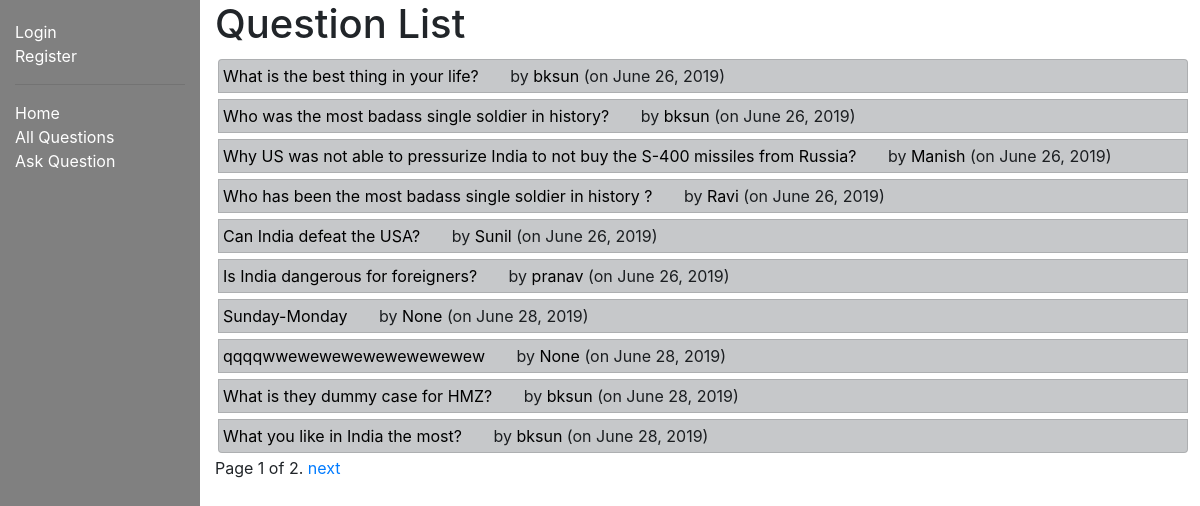
The page /myquora/questions/ on the database its author committed.
### myquora/models.py (models this page shows, shortened)
class Question(models.Model):
    author = models.ForeignKey(Author, on_delete=models.SET_NULL, null=True)
    question_text = models.TextField(max_length=1000, help_text='Enter your question in brief')
    date_created = models.DateField(null=True, default=timezone.now())
    date_updated = models.DateField(null=True, default=timezone.now())
    def get_absolute_url(self):
        return reverse('question-detail', args=[str(self.id)])

class Author(models.Model):
    user = models.ForeignKey(User, on_delete=models.CASCADE)
    email = models.EmailField(max_length=70, blank=True)
    date_created = models.DateField(null=True, default=timezone.now())
    credits = models.IntegerField(default=0)
    def get_absolute_url(self):
        return reverse('author-detail', args=[str(self.id)])
    def __str__(self):
        return f'{self.user.username}'

### myquora/views.py (the view)
# urls.py: path('questions/', views.QuestionListView.as_view(), name='questions'),
class QuestionListView(generic.ListView):
    model = Question
    paginate_by = 10

### myquora/templates/myquora/question_list.html (shortened to what this page needs)
{% extends "base_generic.html" %}
{% block content %}
  <h1>Question List</h1>
  {% if question_list %}
  <ul class="list-group">
    {% for question in question_list %}
      <li style="padding: 4px; margin: 3px; list-style: none; text-decoration: none;" class="list-group-item list-group-item-action list-group-item-dark">
        <a style="text-decoration: none; color: black" href="{{ question.get_absolute_url }}">{{ question.question_text }}</a>
        &nbsp; &nbsp; &nbsp;
        by
        <a style="text-decoration: none; color: black;" href="{{ question.author.get_absolute_url }}"> {{question.author}} </a>
        (on {{question.date_updated}})
      </li>
    {% endfor %}
  </ul>
  {% else %}
    <p>There are no questions in the library.</p>
  {% endif %}
{% endblock %}

### rows shown on the page
Question: question_text "What is the best thing in your life?", author "bksun", date_updated "June 26, 2019"
Question: question_text "Who was the most badass single soldier in history?", author "bksun", date_updated "June 26, 2019"
Question: question_text "Why US was not able to pressurize India to not buy the S-400 missiles from Russia?", author "Manish", date_updated "June 26, 2019"
Question: question_text "Who has been the most badass single soldier in history ?", author "Ravi", date_updated "June 26, 2019"
Question: question_text "Can India defeat the USA?", author "Sunil", date_updated "June 26, 2019"
Question: question_text "Is India dangerous for foreigners?", author "pranav", date_updated "June 26, 2019"
Question: question_text "Sunday-Monday", author "None", date_updated "June 28, 2019"
Question: question_text "qqqqwwewewewewewewewewew", author "None", date_updated "June 28, 2019"
Question: question_text "What is they dummy case for HMZ?", author "bksun", date_updated "June 28, 2019"
Question: question_text "What you like in India the most?", author "bksun", date_updated "June 28, 2019"

### other values the page prints
{{ page_obj.number }} "1"
{{ page_obj.paginator.num_pages }} "2"
